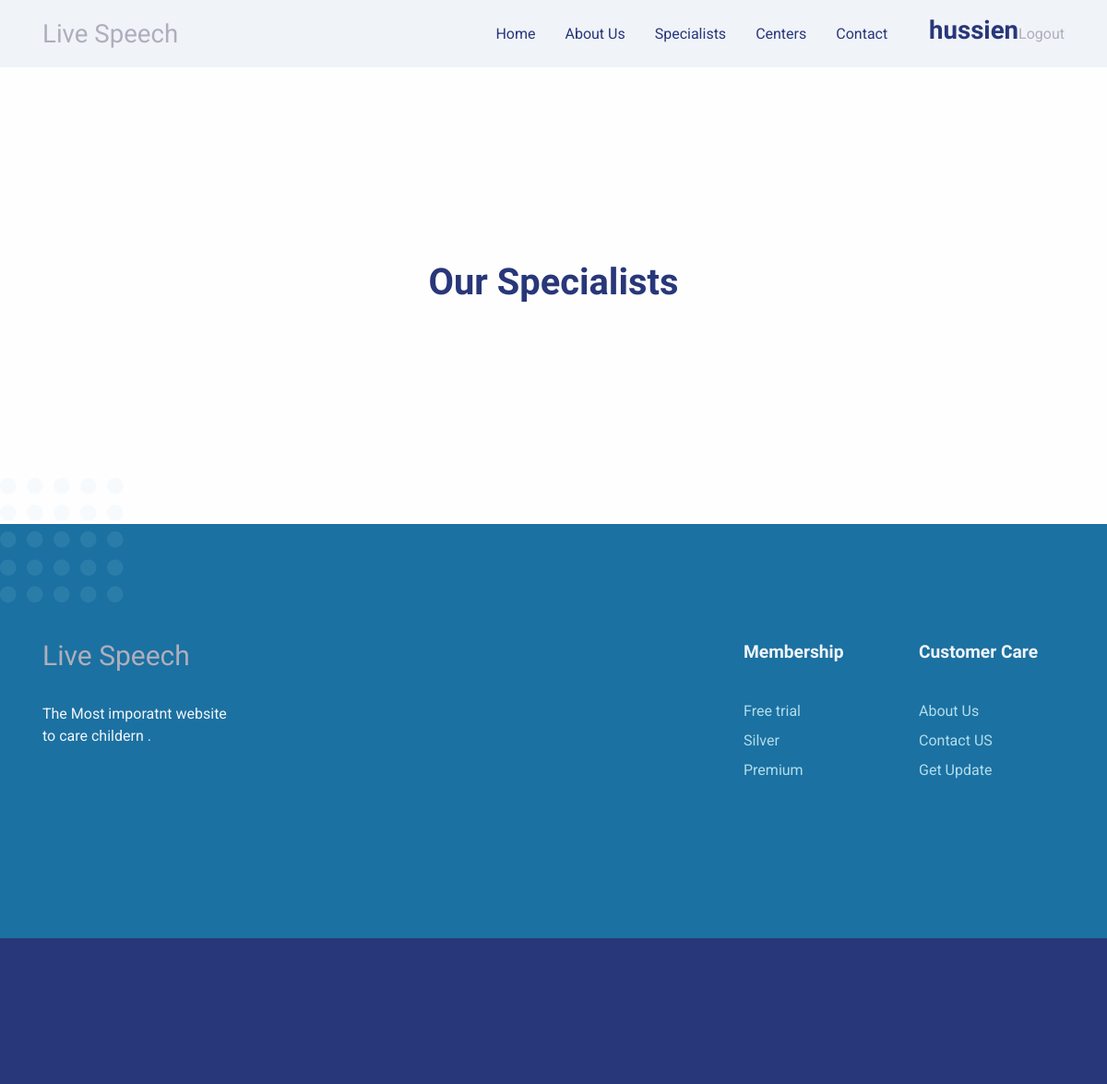
Before: /specialists/ (signed in) with the older database file.
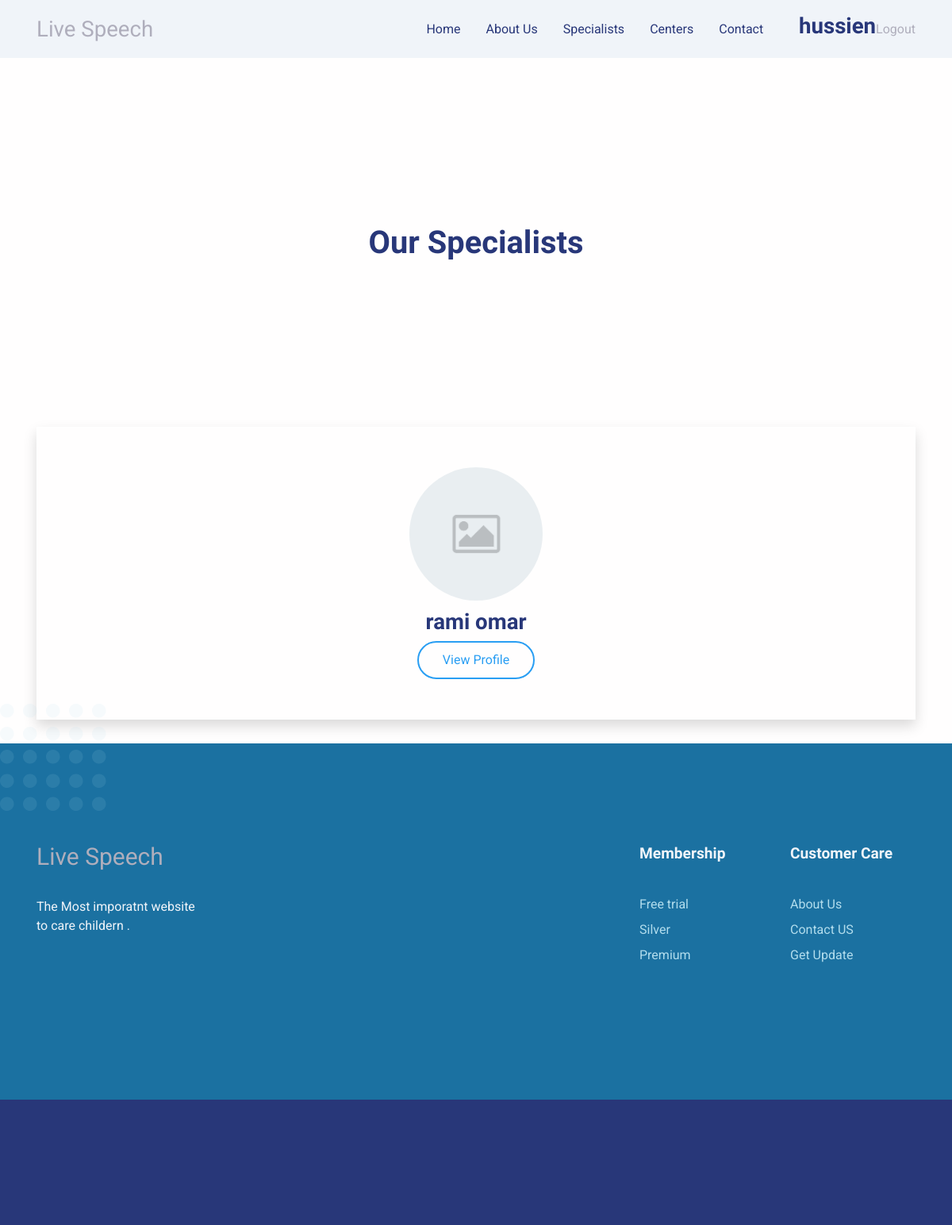
After: the same page with the newer database file.
### users/models.py (models this page shows)
class User(AbstractUser):
    email = models.EmailField(
        verbose_name="email address",
        max_length=255,
        unique=True,
        null=False,
    )
    username = models.CharField(
        _("username"),
        max_length=255,
        unique=False,
        null=False,
    )
    first_name = models.CharField(_("first name"), max_length=150, null=True, blank=False)
    last_name = models.CharField(_("last name"), max_length=150, null=True, blank=True)
    objects = UserManager()
    USERNAME_FIELD = 'email'
    REQUIRED_FIELDS = ['username']
    def is_client(self) -> bool:
        try:
            Client.objects.get(id=self.id)
            return True
        except:
            return False
    def is_center(self) -> bool:
        try:
            Center.objects.get(id=self.id)
            return True
        except:
            return False
    def is_specialist(self) -> bool:
        try:
            Specialist.objects.get(id=self.id)
            return True
        except:
            return False

class Specialist(User):
    excerpt = models.CharField(max_length=100, null=True, blank=True)
    description = HTMLField(null=True, blank=True)  # TextField inside
    experience = models.IntegerField(null=True, blank=True)
    image = models.ImageField(
        upload_to='images/specialists/profile_images/',
        default='images/centers/default-placeholder.png',
    )
    REQUIRED_FIELDS = ['first_name', 'last_name']
    def get_absolute_url(self):
        return reverse('specialist-details', args=[self.id])
    class Meta:
        verbose_name = 'specialist'

class User(AbstractUser):
    email = models.EmailField(
        verbose_name="email address",
        max_length=255,
        unique=True,
        null=False,
    )
    username = models.CharField(
        _("username"),
        max_length=255,
        unique=False,
        null=False,
    )
    first_name = models.CharField(_("first name"), max_length=150, null=True, blank=False)
    last_name = models.CharField(_("last name"), max_length=150, null=True, blank=True)
    objects = UserManager()
    USERNAME_FIELD = 'email'
    REQUIRED_FIELDS = ['username']
    def is_client(self) -> bool:
        try:
            Client.objects.get(id=self.id)
            return True
        except:
            return False
    def is_center(self) -> bool:
        try:
            Center.objects.get(id=self.id)
            return True
        except:
            return False
    def is_specialist(self) -> bool:
        try:
            Specialist.objects.get(id=self.id)
            return True
        except:
            return False

### specialists/views.py (the view)
# urls.py: path('', views.specialists_list, name='specialists-list'),
def specialists_list(request):
    specialists = Specialist.objects.all()
    return render(request, 'specialists/specialists-list.html', {'specialists': specialists})

### users/context_processors.py (called while the page is built)
def users(request):
    return {
        'clients': models.User.objects.filter(id__in=models.Client.objects.all()),
        'centers': models.User.objects.filter(id__in=models.Center.objects.all()),
        'specialists': models.User.objects.filter(id__in=models.Specialist.objects.all()),
    }

def user_chats(request):
    if request.user.is_specialist():
        specialist = models.Specialist.objects.get(id=request.user.id)
        room = specialist.rooms.all()[0] or None
        if room:
            room = room.get_absolut_url()
    elif request.user.is_client():
        client = models.Client.objects.get(id=request.user.id)
        room = client.rooms.all()[0] or None
        if room:
            room = room.get_absolut_url()
    else:
        room = None
    return {
        'chats': room,
    }

### specialists/templates/specialists/specialists-list.html (shortened to what this page needs)
{% extends 'base.html' %}
{% load static %}
{% block style %}
<link rel="stylesheet" href="{% static 'assets/css/style.css' %}">
{% endblock %}
{% block inner-content %}
    <section class="pb-0">
        <div class="container">
            <div class="row">
                <div class="col-12 py-3"></div>
                <h1 class="text-center">Our Specialists</h1>
            </div>
        </div>
    </section>
    <div class="specialists">
        <div class="container">
            {% for specialist in specialists %}
            <div class="box1">
                <img src="{{ specialist.image.url }}" alt="" height="168" width="168" style="border-radius: 50%;">
                <div class="text">
                    <h3>{{ specialist.first_name }}
                    {% if specialist.last_name %}
                        {{ specialist.last_name }}
                    {% endif %}
                    </h3>
                </div>
                <a href="{{ specialist.get_absolute_url }}">View Profile</a>
            </div>
            {% endfor %}
        </div>
    </div>
{% endblock %}

Changed rows visible on the page:
added Specialist: image (placeholder picture), first_name "rami", last_name "omar"
